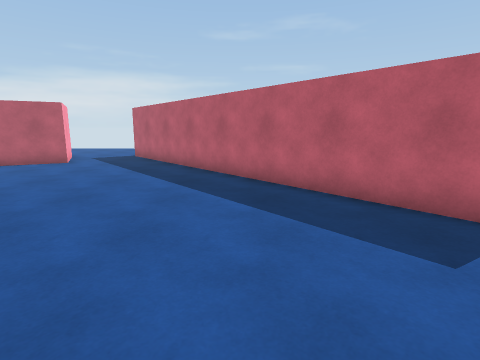
View 1 (above)

22 first-person views from a walk through a Unity game level. The camera is 1.4 m above the floor, tilts 10° down and sees 80° across. The floor is counted in squares, 1 m on a side. Each view is taken from the middle of a square. On the plan, view 1 faces up. The plan holds only what a view shows up to about 14 squares ahead; the rest is blank. The place goes on beyond the plan. The player character is not drawn.

View 2
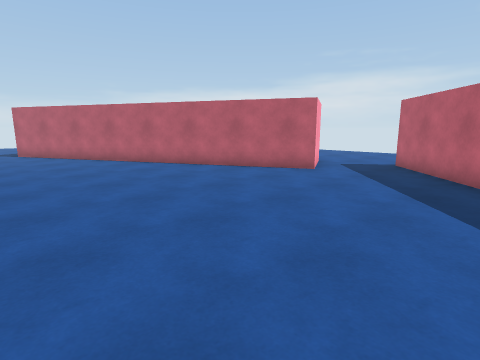

View 3
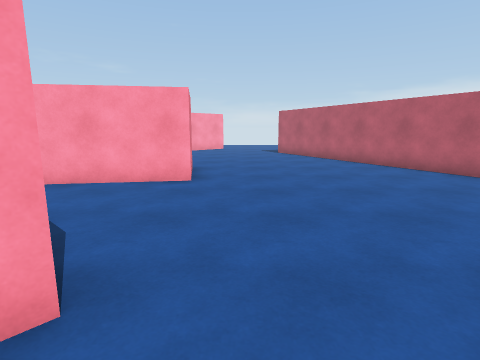

View 4
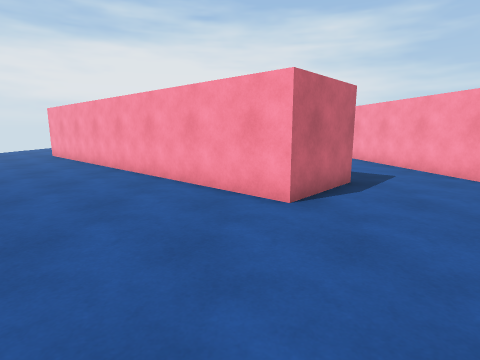

View 5
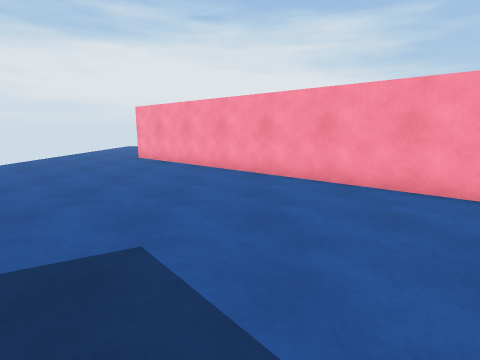

View 6
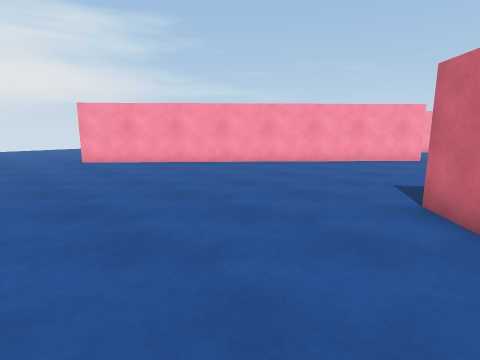

View 7
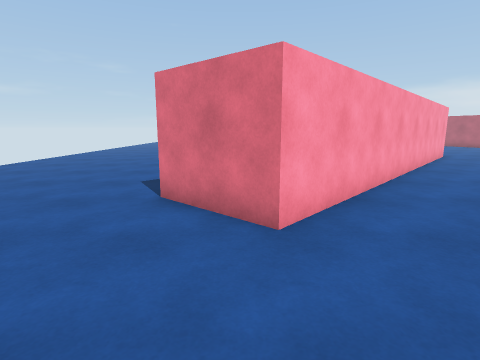

View 8
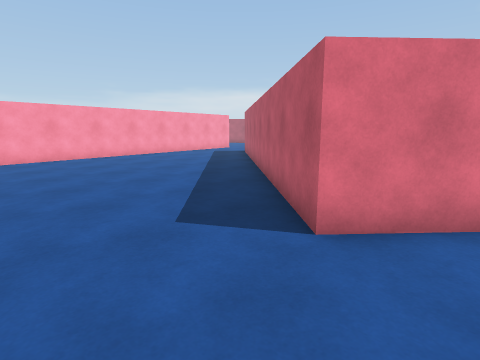

View 9
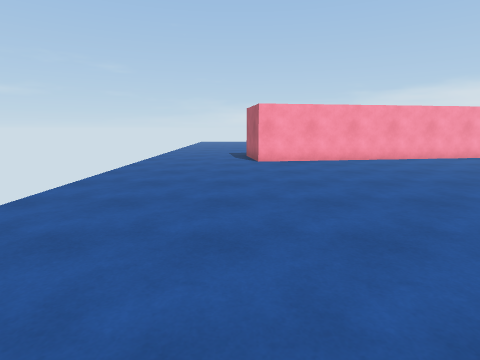

View 10
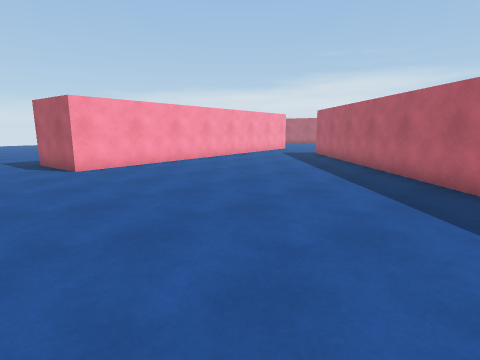

View 11
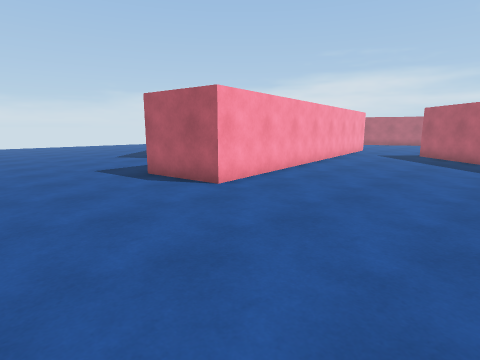

View 12
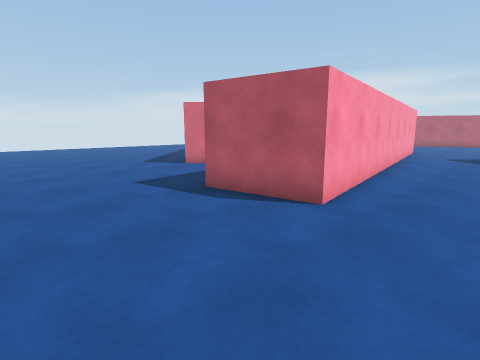

View 13
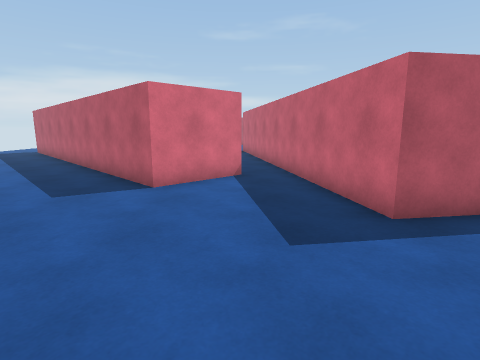

View 14
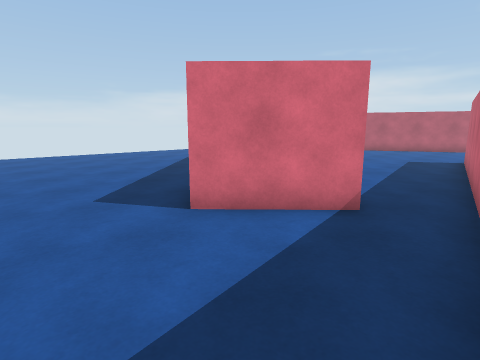

View 15
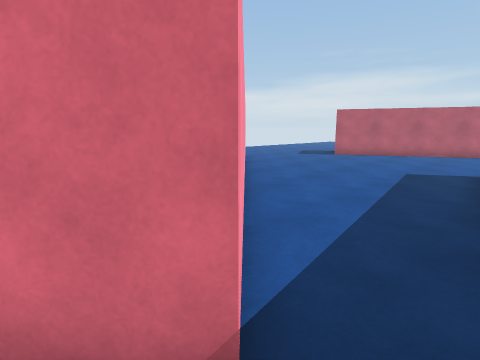

View 16
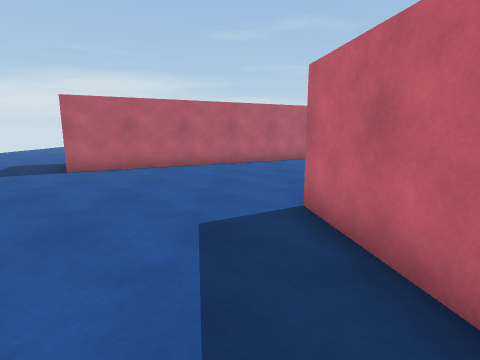

View 17
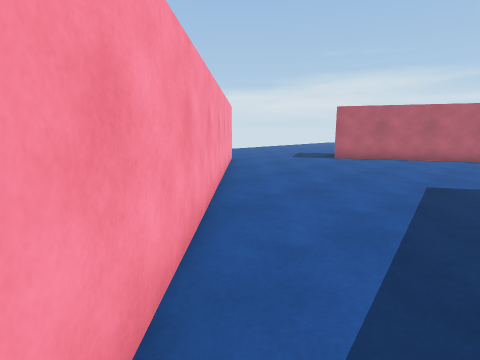

View 18
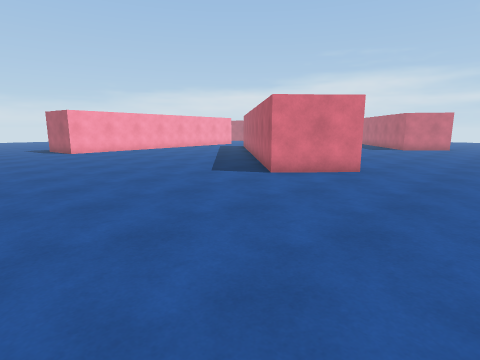

View 19
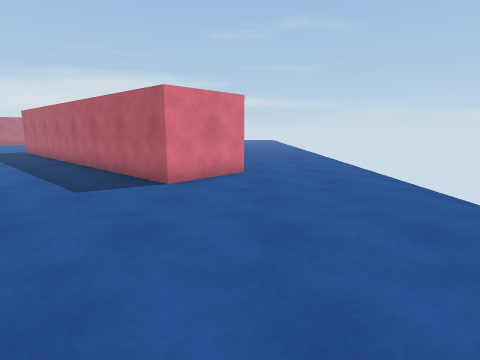

View 20
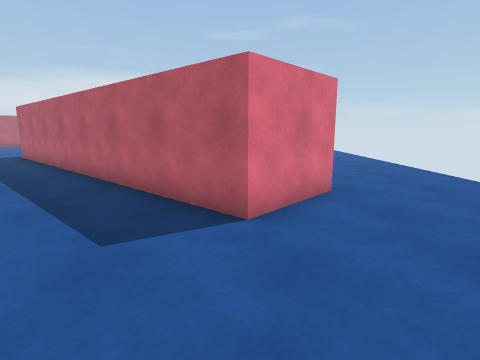

View 21
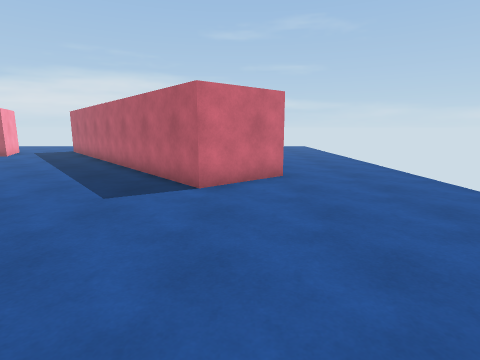

View 22
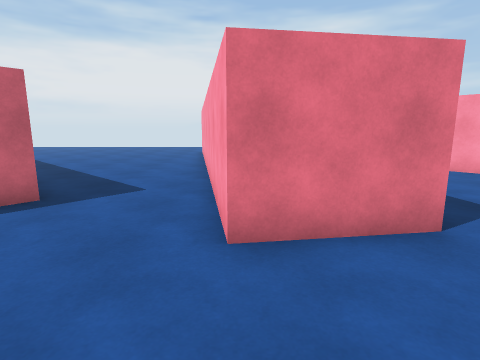

### Floor plan
Points are (right, up) in squares from view 1. A wall is a line through its corners. A room is listed if a view was taken in it or the views show most of it. See-through windows are left out.
Room 1 (views 1, 2, 3, 4, 5, 6, 7, 8, 9, 10, 11, 12, 13, 14, 15, 16, 17, 18, 19, 20, 21, 22)
walls: (-7, -0.6) (-5, 1.6) (6.1, -8.5) (4.1, -10.7) (-6.8, -0.8); (-8.6, -13.2) (-11.6, -13.6) (-13.8, 1.2) (-10.8, 1.6) (-8.6, -13.2); (-18.5, -4.3) (-14, -9.1) (-16.1, -11.1) (-18.5, -8.6); (6.4, 5.7) (4, 3.8) (-5.7, 15.4); (-8.3, 14) (-7.3, 12.1) (-18.5, 6.5)
ways out: opening at (-6.5, 14); opening at (8.5, 6.8)

Positions as (right, up) in squares from view 1, and headings:
1: (0, 0), facing up
2: (-2, 3), facing up-left
3: (-3, 3), facing left
4: (-4, 7), facing down
5: (1, 6), facing down
6: (10, 5), facing down-left
7: (10, -9), facing left
8: (6, -14), facing up-left
9: (4, -14), facing left
10: (2, -16), facing up-left
11: (-3, -18), facing up-left
12: (-6, -18), facing up-left
13: (-14, -18), facing up
14: (-12, -14), facing up-left
15: (-13, -10), facing up-left
16: (-15, -4), facing up
17: (-14, -8), facing up-left
18: (10, -18), facing up-left
19: (6, -18), facing up
20: (4, -15), facing up
21: (5, -3), facing up
22: (-11, 5), facing down
